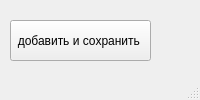
<?xml version="1.0" encoding="UTF-8"?>
<ui version="4.0">
 <class>MainWindow</class>
 <widget class="QMainWindow" name="MainWindow">
  <property name="windowTitle">
   <string>MainWindow</string>
  </property>
  <widget class="QWidget" name="centralwidget">
   <widget class="QPushButton" name="btnSubmit">
    <property name="geometry">
     <rect>
      <x>10</x>
      <y>20</y>
      <width>141</width>
      <height>41</height>
     </rect>
    </property>
    <property name="text">
     <string>добавить и сохранить </string>
    </property>
   </widget>
   <widget class="QPushButton" name="btnSelect">
    <property name="geometry">
     <rect>
      <x>10</x>
      <y>80</y>
      <width>141</width>
      <height>51</height>
     </rect>
    </property>
    <property name="text">
     <string>Выбрать</string>
    </property>
   </widget>
   <widget class="QPushButton" name="btnDelete">
    <property name="geometry">
     <rect>
      <x>10</x>
      <y>150</y>
      <width>141</width>
      <height>51</height>
     </rect>
    </property>
    <property name="text">
     <string>удалить</string>
    </property>
   </widget>
   <widget class="QTableView" name="tableView">
    <property name="geometry">
     <rect>
      <x>200</x>
      <y>20</y>
      <width>431</width>
      <height>241</height>
     </rect>
    </property>
   </widget>
  </widget>
  <widget class="QMenuBar" name="menubar">
   <property name="geometry">
    <rect>
     <x>0</x>
     <y>0</y>
     <width>684</width>
     <height>21</height>
    </rect>
   </property>
  </widget>
  <widget class="QStatusBar" name="statusbar"/>
 </widget>
 <resources/>
 <connections/>
</ui>
